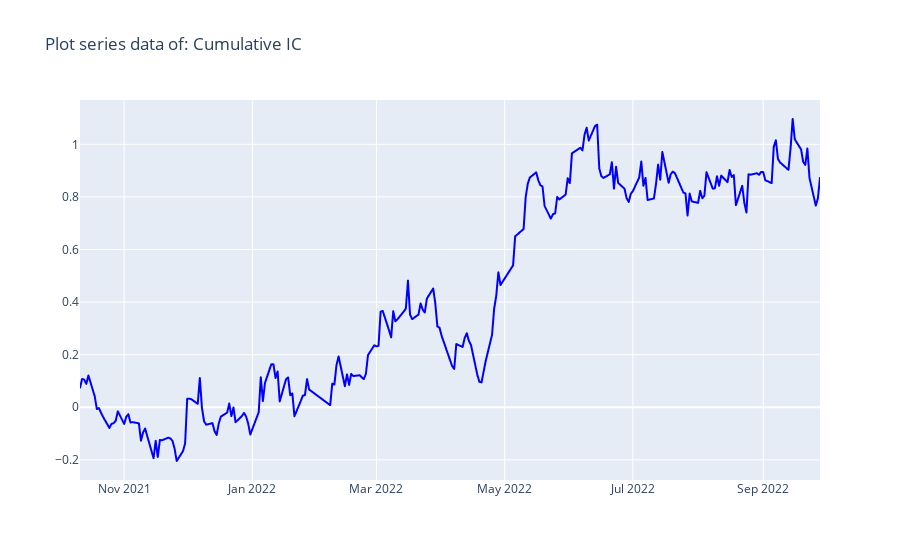

Notebook source saved alongside this figure:
### Code cell
draw_line(fg.IC(Intraday, cumulative=True))

### Figure 1 — Plotly figure (JSON) as saved in the notebook; plotly's stock layout.template omitted (floating-point values rounded to 4 significant figures; data arrays with more than 128 entries replaced by an {"elided": "..."} marker saying what was removed)
{"data": [{"line": {"color": "blue"}, "type": "scattergl", "x": {"elided": "240 str values"}, "y": {"elided": "240 float values"}}], "layout": {"title": {"text": "Plot series data of: Cumulative IC"}}}
